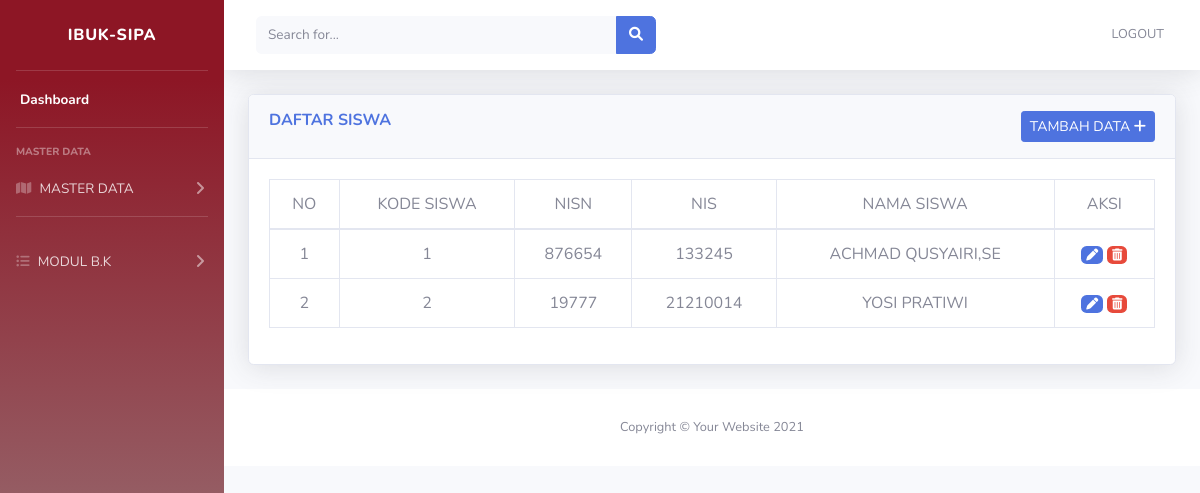
Before: /index.php/siswa with the older database file.
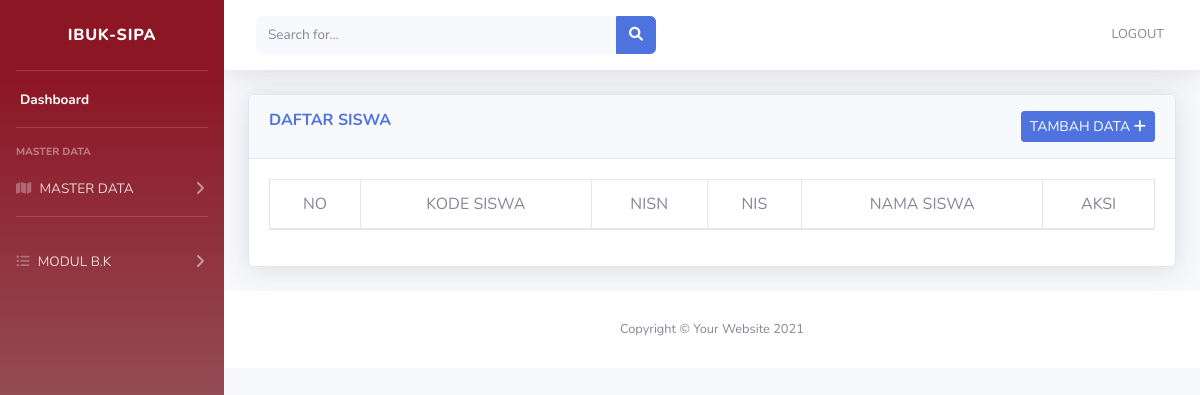
After: the same page with the newer database file.
### tables this page shows
CREATE TABLE IF NOT EXISTS `tbl_siswa` (
  `id` int(11) NOT NULL AUTO_INCREMENT,
  `kd_siswa` int(10) NOT NULL,
  `nisn` int(10) NOT NULL,
  `nis` int(10) NOT NULL,
  `nm_siswa` varchar(50) NOT NULL,
  PRIMARY KEY (`id`),
  KEY `kd_siswa` (`kd_siswa`)
);

### application/controllers/siswa.php (called while the page is built, shortened)
<?php
class Siswa extends CI_Controller {
  public function index()
  {
    $data['tbl_siswa'] = $this->Modelsiswa->SemuaData();
    $this->load->view('tamplate/header');
    $this->load->view('tamplate/sidebar');
    $this->load->view('tamplate/topbar');
    $this->load->view('siswa', $data);
    $this->load->view('tamplate/footer');
  }
}
?>

### index.php (called while the page is built, shortened)
<?php
require_once BASEPATH.'core/CodeIgniter.php';

### application/models/Modelsiswa.php (called while the page is built, shortened)
<?php
class Modelsiswa extends CI_Model
{
	public function SemuaData()
	{
		return $this->db->get('tbl_siswa')->result_array();
	}
}

### application/views/siswa.php (the view)
<div class="container-fluid">
  <div class="card shadow mb-4">
    <div class="card-header py-3">
      <h6 class="m-0 font-weight-bold text-primary">DAFTAR SISWA
        <a href="<?php echo base_url('siswa/tambah_data'); ?>" class="btn btn-primary btn-sm float-right">TAMBAH DATA <i class="fa fa-plus"></i></a>
    </div>
    <div class="card-body">
      <div class="table-responsive">
        <table class="table table-bordered text-center" id="dataTable" width="100%" cellspacing="0">
          <thead>
            <tr>
              <td>NO</td>
              <td>KODE SISWA</td>
              <td>NISN</td>
              <td>NIS</td>
              <td>NAMA SISWA</td>
              <td>AKSI</td>
            </tr>
          </thead>
          <tbody>
            <?php
            $no = 1;
            foreach ($tbl_siswa as $siswa) : ?>
              <tr>
                <td><?php echo $no++; ?></td>
                <td><?php echo $siswa['kd_siswa']; ?></td>
                <td><?php echo $siswa['nisn']; ?></td>
                <td><?php echo $siswa['nis']; ?></td>
                <td><?php echo $siswa['nm_siswa']; ?></td>
                <td>
                  <a href="<?php echo base_url() ?>siswa/edit_data/<?php echo $siswa['id']; ?>" class="badge badge-primary"><i class="fa-solid fa-pen"></i></a>
                  <a href="<?php echo base_url() ?>siswa/hapus_data/<?php echo $siswa['id']; ?>" class="badge badge-danger"><i class="fa-solid fa-trash-can"></i></a>
                </td>
              </tr>
            <?php endforeach ?>
          </tbody>
        </table>
      </div>
    </div>
  </div>
</div>

Changed rows visible on the page:
removed tbl_siswa: kd_siswa "1", nisn "876654", nis "133245", nm_siswa "ACHMAD QUSYAIRI,SE"
removed tbl_siswa: kd_siswa "2", nisn "19777", nis "21210014", nm_siswa "YOSI PRATIWI"
